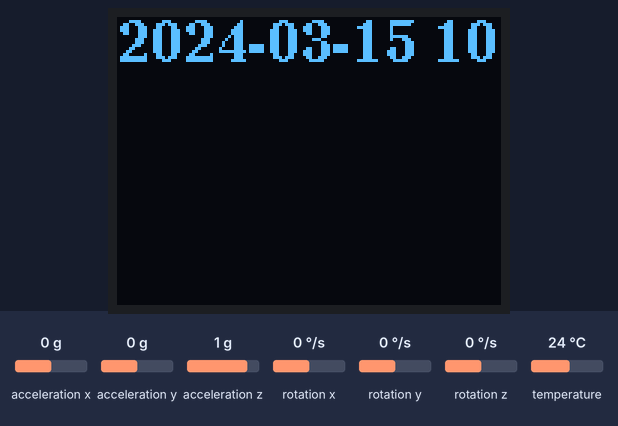
The program below on a simulated Seeed XIAO (SAMD21). Shown: 128×96 one-colour display. The inputs (shaded band) are chosen by the test bench; at power-on: acceleration x 0 g, acceleration y 0 g, acceleration z 1 g, rotation x 0 °/s, rotation y 0 °/s, rotation z 0 °/s, temperature 24 °C. The local clock reads 2024-03-15 10:24:30 at power-on unless the program sets it; what the program prints to the serial monitor is not drawn.

Above: at 1.1 s.

The program:

main.cpp
```cpp
#include <Arduino.h>
#include <Wire.h>
#include "RTClib.h"
#include <ctime>
#include <QMC5883LCompass.h>
#include <MPU6500_WE.h>
#include <SoftwareSerial.h>
#include <TinyGPSPlus.h>
#include <U8g2lib.h>

RTC_DS3231 rtc;
QMC5883LCompass compass;
MPU6500_WE mpu = MPU6500_WE();
TinyGPSPlus gps;
SoftwareSerial ss(D7, D6);
U8G2_SSD1327_VISIONOX_128X96_1_SW_I2C display(U8G2_R2, D5, D4);

void setup()
{
  Wire.begin();
  Serial.begin(9600); // for communicating with pc
  ss.begin(9600);     // gps communication

  if (!rtc.begin())
  {
    Serial.println("Can't find rtc");
  }

  compass.init();

  if (!mpu.init())
  {
    Serial.println("Can't find mpu");
  }

  // mpu calibration
  Serial.println("place mpu flat and don't move it");
  delay(1000);
  mpu.autoOffsets();
  Serial.println("calibrated!");

  if (!display.begin())
  {
    Serial.println("Can't find display");
  }
}

void loop()
{
  DateTime now = rtc.now();
  char timeBuffer[25];
  sprintf(timeBuffer, "%04d-%02d-%02d %02d:%02d:%02d",
          now.year(),
          now.month(),
          now.day(),
          now.hour(),
          now.minute(),
          now.second());

  int azimuth = compass.getAzimuth();
  char direction[3];

  xyzFloat gValue = mpu.getGValues();
  xyzFloat gyr = mpu.getGyrValues();
  float temp = mpu.getTemperature();
  float resultantG = mpu.getResultantG(gValue);

  Serial.print("Time & date: ");
  Serial.println(timeBuffer);
  // Time & date: 2025-07-21 15:04:05

  Serial.print("Compass: ");
  Serial.print(azimuth);
  Serial.print("° (");
  Serial.print(direction[0]);
  Serial.print(direction[1]);
  Serial.print(direction[2]);
  Serial.println(")");
  // Compass: 90° (E)

  Serial.print("Acceleration (in g, x y z): ");
  Serial.print(gValue.x);
  Serial.print(" ");
  Serial.print(gValue.y);
  Serial.print(" ");
  Serial.println(gValue.z);
  // Acceleration (in g, x y z): 0.12 0.03 0.98

  Serial.println("Gyroscope data in degrees/s (x y z): ");
  Serial.print(gyr.x);
  Serial.print(" ");
  Serial.print(gyr.y);
  Serial.print(" ");
  Serial.println(gyr.z);
  // Gyroscope data in degrees/s (x y z): 0.5 -02 0.1

  Serial.print("Temperature: ");
  Serial.print(temp);
  Serial.println("°C");
  // Temperature: 27°C

  Serial.print("Latitude: ");
  Serial.println(gps.location.lat(), 8);
  Serial.print("Longitude: ");
  Serial.println(gps.location.lng(), 8);
  Serial.print("Altitude: ");
  Serial.print(gps.altitude.meters());
  Serial.println("m");

  Serial.println("********************************************");

  display.firstPage();
  do
  {
    display.setFont(u8g2_font_ncenB14_tr);
    display.drawStr(0, 15, timeBuffer);
  } while (display.nextPage());

  delay(1000);
}
```
